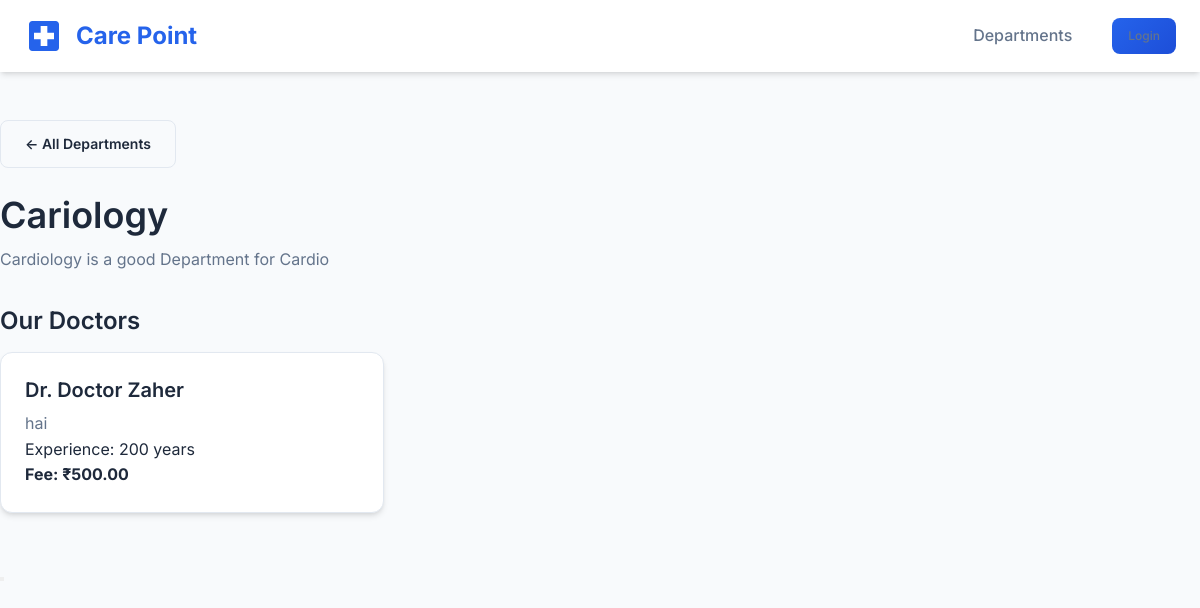
Screenshot of /departments/cariology/ with the database file from the repository.
### departments/models.py (models this page shows, shortened)
class Department(models.Model):
    name = models.CharField(max_length=100, unique=True)
    slug = models.SlugField(max_length=100, unique=True, blank=True)
    description = models.TextField(blank=True)
    image = models.ImageField(upload_to='departments/', blank=True, null=True)
    is_active = models.BooleanField(default=True)
    created_at = models.DateTimeField(auto_now_add=True)
    updated_at = models.DateTimeField(auto_now=True)
    class Meta:
        ordering = ['name']
    @property
    def active_doctors(self):
        return self.doctors.filter(user__is_approved=True, user__is_active=True)

### doctors/models.py (models this page shows, shortened)
class DoctorProfile(models.Model):
    user = models.OneToOneField(
        settings.AUTH_USER_MODEL,
        on_delete=models.CASCADE,
        related_name='doctor_profile'
    )
    department = models.ForeignKey(
        'departments.Department',
        on_delete=models.SET_NULL,
        null=True,
        blank=True,
        related_name='doctors'
    )
    qualifications = models.CharField(max_length=200, blank=True)
    specialization = models.CharField(max_length=100, blank=True)
    experience_years = models.PositiveIntegerField(default=0)
    bio = models.TextField(blank=True)
    consultation_fee = models.DecimalField(
        max_digits=10,
        decimal_places=2,
        default=500.00
    )
    available_from = models.TimeField(null=True, blank=True)
    available_to = models.TimeField(null=True, blank=True)
    created_at = models.DateTimeField(auto_now_add=True)
    updated_at = models.DateTimeField(auto_now=True)
    @property
    def full_name(self):
        return f"Dr. {self.user.get_full_name() or self.user.username}"

### accounts/models.py (models this page shows, shortened)
class User(AbstractUser):
    class Role(models.TextChoices):
        PATIENT = 'patient', 'Patient'
        DOCTOR = 'doctor', 'Doctor'
        ADMIN = 'admin', 'Admin'
    role = models.CharField(
        max_length=20,
        choices=Role.choices,
        default=Role.PATIENT
    )
    phone = models.CharField(max_length=15, blank=True, null=True)
    is_approved = models.BooleanField(
        default=True,
        help_text='For doctors: set to False until admin approves'
    )
    profile_picture = models.ImageField(
        upload_to='profile_pictures/',
        blank=True,
        null=True
    )
    created_at = models.DateTimeField(auto_now_add=True)
    updated_at = models.DateTimeField(auto_now=True)

### departments/views.py (the view)
# urls.py: path('<slug:slug>/', views.department_detail, name='detail'),
def department_detail(request, slug):
    department = get_object_or_404(Department, slug=slug, is_active=True)
    doctors = department.active_doctors
    return render(request, 'departments/detail.html', {
        'department': department,
        'doctors': doctors
    })

### templates/departments/detail.html (shortened to what this page needs)
{% extends 'base.html' %}
{% load static %}
{% block extra_css %}
        <link rel="stylesheet" href="{% static 'css/style.css' %}">
    {% endblock %}
{% block content %}
<nav class="navbar"><div class="container">
    <a href="{% url 'accounts:home' %}" class="navbar-brand">
        <svg viewBox="0 0 24 24" fill="currentColor" style="width: 40px; height: 40px;"><path d="M19 3H5c-1.1 0-2 .9-2 2v14c0 1.1.9 2 2 2h14c1.1 0 2-.9 2-2V5c0-1.1-.9-2-2-2zm-1 11h-4v4h-4v-4H6v-4h4V6h4v4h4v4z"/></svg>Care Point
    </a>
    <ul class="navbar-nav">
        <li><a href="{% url 'departments:list' %}">Departments</a></li>
        {% if request.user.is_authenticated %}
        <li><a href="{% url 'accounts:redirect_after_login' %}" class="btn btn-primary btn-sm">Dashboard</a></li>
        {% else %}
        <li><a href="{% url 'accounts:login' %}" class="btn btn-primary btn-sm">Login</a></li>
        {% endif %}
    </ul>
</div></nav>
<div class="container" style="padding: 3rem 0;">
    <a href="{% url 'departments:list' %}" class="btn btn-secondary mb-3">← All Departments</a>
    <h1>{{ department.name }}</h1>
    <p class="text-secondary">{{ department.description|default:"Quality healthcare services in this department." }}</p>
    <h3 class="mt-4 mb-2">Our Doctors</h3>
    <div class="grid grid-3">
        {% for doctor in doctors %}
        <div class="card">
            <div class="card-body">
                <h4>{{ doctor.full_name }}</h4>
                <p class="text-secondary">{{ doctor.specialization|default:"General Practice" }}</p>
                <p>Experience: {{ doctor.experience_years }} years</p>
                <p><strong>Fee: ₹{{ doctor.consultation_fee }}</strong></p>
            </div>
        </div>
        {% empty %}
        <div class="empty-state" style="grid-column: 1/-1;"><p>No doctors available in this department</p></div>
        {% endfor %}
    </div>
</div>
{% endblock %}

### static/css/style.css (style rules this page uses)
:root { --primary-color: #2563eb; --primary-dark: #1d4ed8; --primary-light: #3b82f6; --secondary-color: #0891b2; --accent-color: #06b6d4; --success-color: #10b981; --warning-color: #f59e0b; --danger-color: #ef4444; --info-color: #6366f1; --bg-primary: #f8fafc; --bg-secondary: #ffffff; --bg-dark: #1e293b; --bg-darker: #0f172a; --text-primary: #1e293b; --text-secondary: #64748b; --text-light: #94a3b8; --text-white: #ffffff; --border-color: #e2e8f0; --shadow-sm: 0 1px 2px 0 rgb(0 0 0 / 0.05); --shadow-md: 0 4px 6px -1px rgb(0 0 0 / 0.1), 0 2px 4px -2px rgb(0 0 0 / 0.1); --shadow-lg: 0 10px 15px -3px rgb(0 0 0 / 0.1), 0 4px 6px -4px rgb(0 0 0 / 0.1); --shadow-xl: 0 20px 25px -5px rgb(0 0 0 / 0.1), 0 8px 10px -6px rgb(0 0 0 / 0.1); --radius-sm: 0.375rem; --radius-md: 0.5rem; --radius-lg: 0.75rem; --radius-xl: 1rem; --transition: all 0.3s ease; }
* { margin: 0; padding: 0; box-sizing: border-box; }
body { font-family: 'Inter', -apple-system, BlinkMacSystemFont, 'Segoe UI', Roboto, sans-serif; background-color: var(--bg-primary); color: var(--text-primary); line-height: 1.6; }
h1, h2, h3, h4, h5, h6 { font-weight: 600; line-height: 1.3; margin-bottom: 0.5rem; }
h1 { font-size: 2.25rem; }
h3 { font-size: 1.5rem; }
h4 { font-size: 1.25rem; }
a { color: var(--primary-color); text-decoration: none; transition: var(--transition); }
.container { max-width: 1280px; margin: 0 auto; padding: 0 1.5rem; }
.navbar { background: var(--bg-secondary); box-shadow: var(--shadow-md); position: sticky; top: 0; z-index: 1000; padding: 1rem 0; }
.navbar .container { display: flex; justify-content: space-between; align-items: center; }
.navbar-brand { display: flex; align-items: center; gap: 0.75rem; font-size: 1.5rem; font-weight: 700; color: var(--primary-color); }
.navbar-brand svg { width: 40px; height: 40px; }
.navbar-nav { display: flex; align-items: center; gap: 1.5rem; list-style: none; }
.navbar-nav a { color: var(--text-secondary); font-weight: 500; padding: 0.5rem 1rem; border-radius: var(--radius-md); transition: var(--transition); }
.btn { display: inline-flex; align-items: center; justify-content: center; gap: 0.5rem; padding: 0.75rem 1.5rem; font-size: 0.875rem; font-weight: 600; border-radius: var(--radius-md); border: none; cursor: pointer; transition: var(--transition); text-decoration: none; }
.btn-primary { background: linear-gradient(135deg, var(--primary-color), var(--primary-dark)); color: var(--text-white); }
.btn-secondary { background: var(--bg-primary); color: var(--text-primary); border: 1px solid var(--border-color); }
.btn-sm { padding: 0.5rem 1rem; font-size: 0.75rem; }
.card { background: var(--bg-secondary); border-radius: var(--radius-lg); box-shadow: var(--shadow-md); border: 1px solid var(--border-color); overflow: hidden; transition: var(--transition); }
.card-body { padding: 1.5rem; }
.grid { display: grid; gap: 1.5rem; }
.grid-3 { grid-template-columns: repeat(3, 1fr); }
.text-secondary { color: var(--text-secondary); }
.mt-4 { margin-top: 2rem; }
.mb-2 { margin-bottom: 1rem; }
.mb-3 { margin-bottom: 1.5rem; }

### rows the page displays
Department: name "Cariology", description "Cardiology is a good Department for Cardio"
DoctorProfile: full_name "Dr. Doctor Zaher", specialization "hai", experience_years "200", consultation_fee "500.00"
